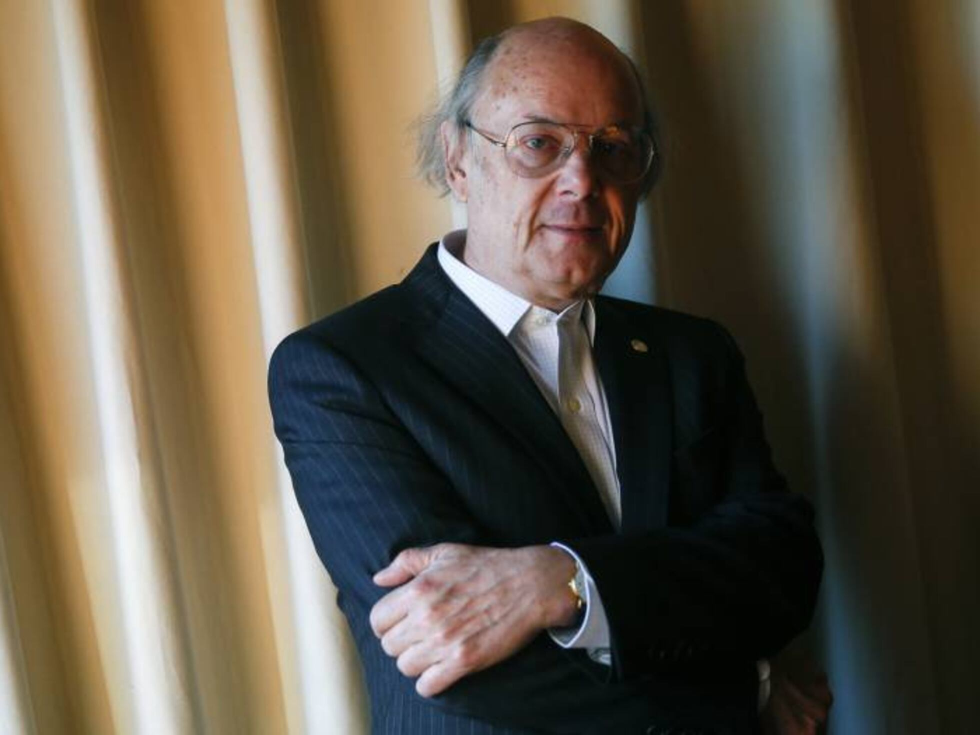
#> input picture tareas/3/24190312/proyecto/Ejercicios2/creador.jpg, 1960 x 1470 px (shown at 1/2 size)
$ python ejercicios2.py
#> lines starting #> are read from the running program, lines starting #| are printed output that depends on the picture
from PIL import Image
imagen= Image.open('creador.jpg')
#> imagen is the input picture: PIL image 1960x1470 RGB; mean R, G, B 96.1, 86.4, 70.4
imagen.transpose (Image.FLIP_LEFT_RIGHT).save('creador_volteado.jpg')
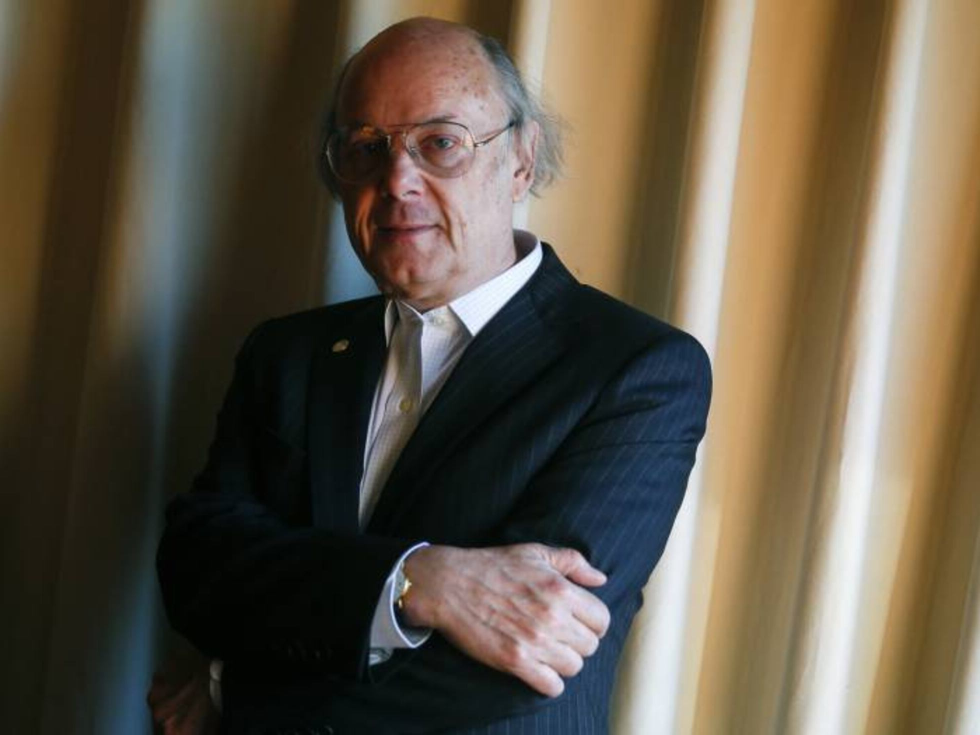
#> saved as creador_volteado.jpg: PIL image 1960x1470 RGB (shown at 1/2 size); mean R, G, B 96.1, 86.4, 70.4
imagen.rotate(120).save('creador_rotado.jpg')
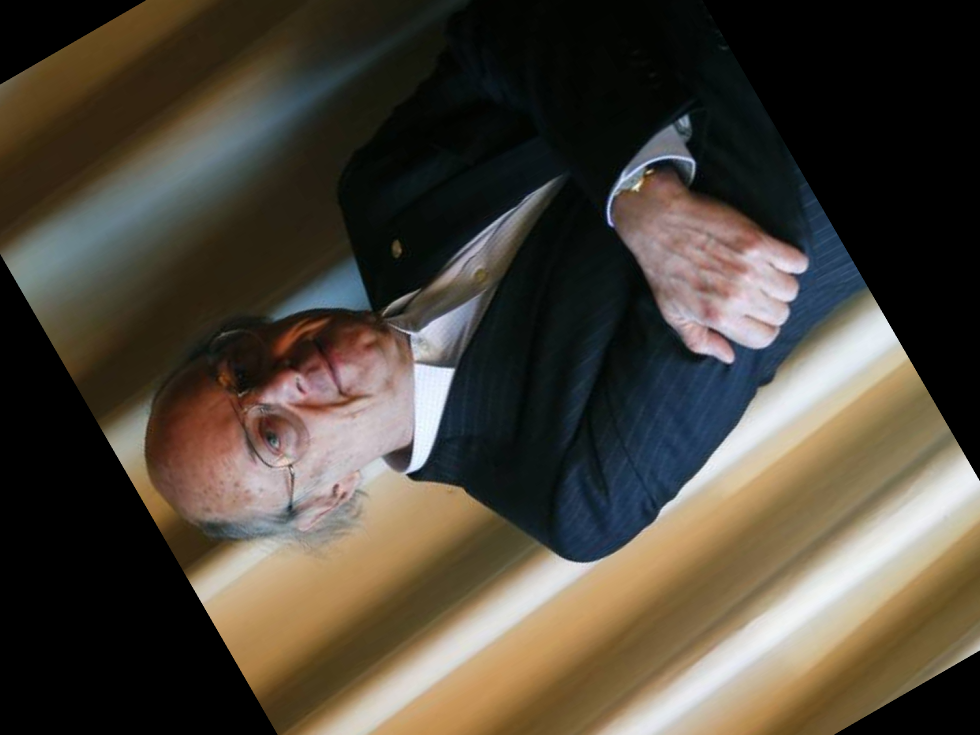
#> saved as creador_rotado.jpg: PIL image 1960x1470 RGB (shown at 1/2 size); mean R, G, B 76.4, 69.4, 58.3
imagen.crop((200,150,550,300)).save('creador_recortado.jpg')
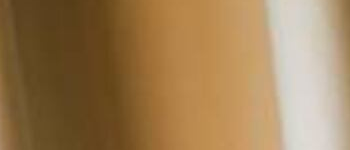
#> saved as creador_recortado.jpg: PIL image 350x150 RGB; mean R, G, B 157.9, 126.3, 85
imagen_grises= imagen.convert('L')
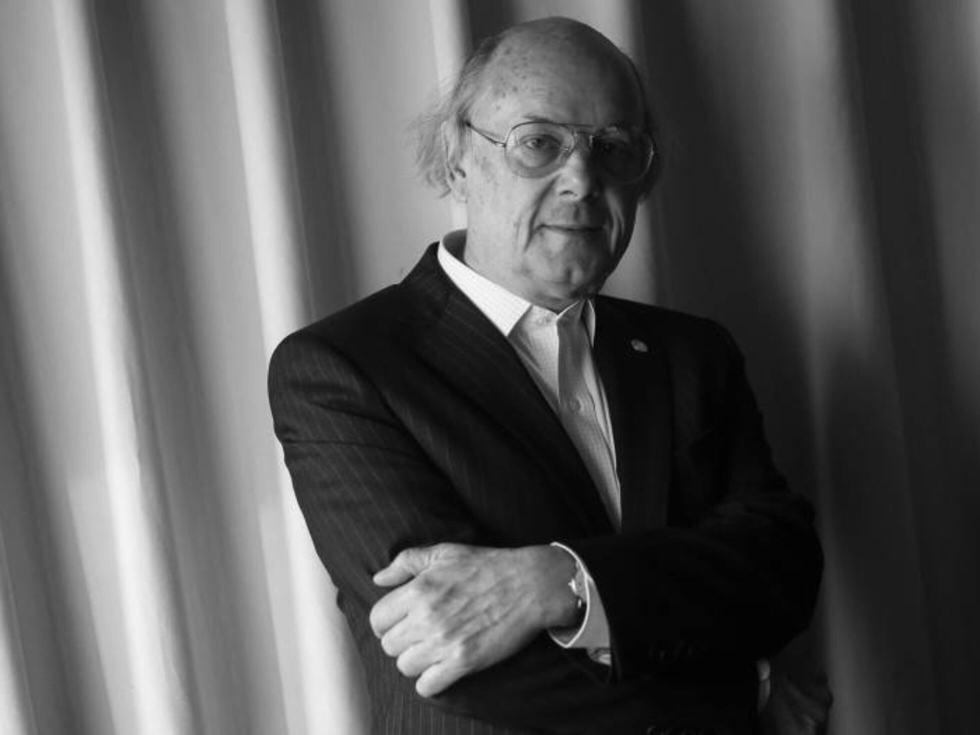
#> imagen_grises: PIL image 1960x1470 L (shown at 1/2 size); min 0, max 252, mean 87.5
imagen_grises.save('creador_grises.jpg')
from PIL import ImageFilter
imagen_filtrada = imagen.filter(ImageFilter.BLUR)
imagen_filtrada.save('creador_filtrado.jpg')
